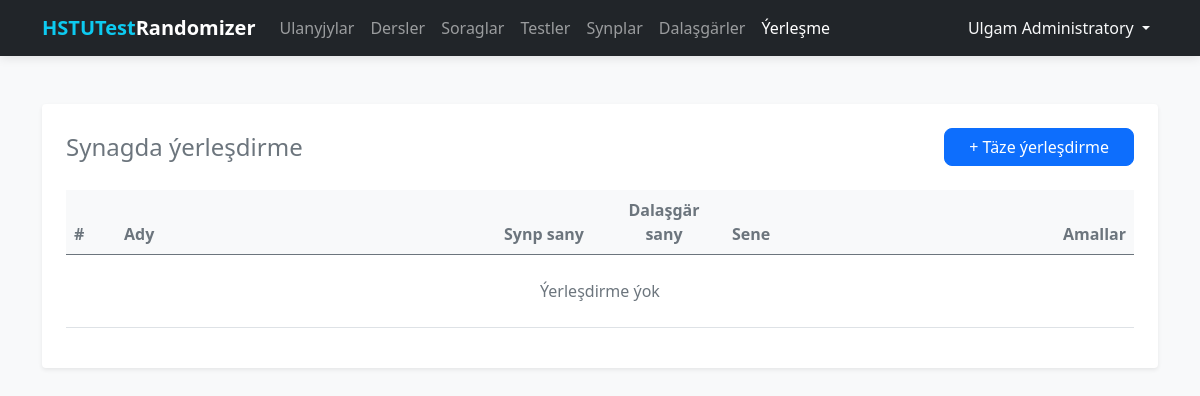
The app's page /exam/ (signed in), older data.
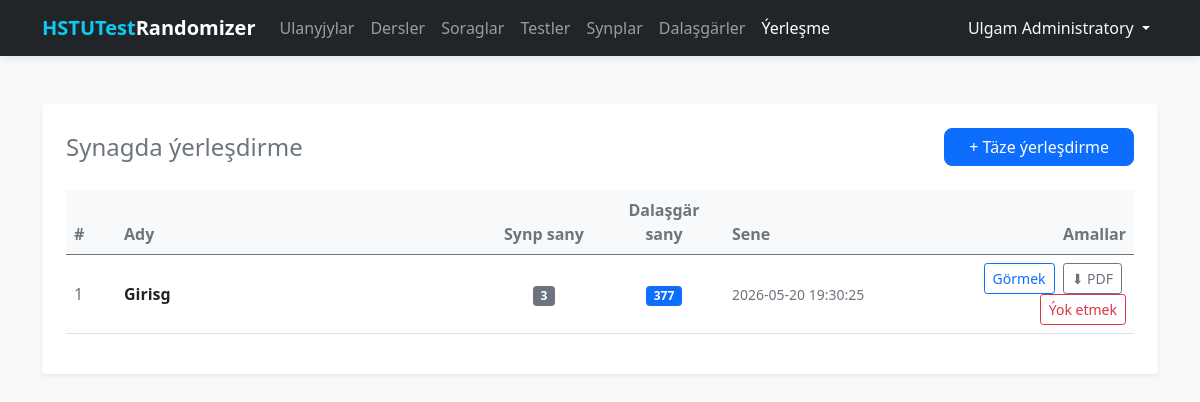
The same page, newer data.
### tables this page shows
CREATE TABLE exam_sessions (
    id INTEGER PRIMARY KEY AUTOINCREMENT,
    name TEXT NOT NULL,
    created_at TEXT NOT NULL DEFAULT (datetime('now', 'localtime'))
);

### routes/exam.py (the view)
@exam_bp.route('/')
@login_required
def index():
    db = get_db_connection()
    sessions = db.execute(
        '''
        SELECT es.id, es.name, es.created_at,
               COUNT(DISTINCT ep.classroom_id) AS classroom_count,
               COUNT(ep.id) AS student_count
        FROM exam_sessions es
        LEFT JOIN exam_placements ep ON ep.session_id = es.id
        GROUP BY es.id
        ORDER BY es.id DESC
        '''
    ).fetchall()
    db.close()
    return render_template('exam/list.html', sessions=sessions)

### database.py (called while the page is built)
def get_db_connection():
    conn = sqlite3.connect(DATABASE)
    conn.row_factory = sqlite3.Row  # Позволяет обращаться к полям по именам
    return conn

### templates/exam/list.html
{% extends 'base.html' %}
{% block content %}
<div class="main-card shadow-sm p-4 bg-white rounded">
    <div class="d-flex justify-content-between align-items-center mb-4">
        <h2 class="h4 mb-0 text-secondary">Synagda ýerleşdirme</h2>
        <a href="{{ url_for('exam.create') }}" class="btn btn-primary px-4">+ Täze ýerleşdirme</a>
    </div>
    <div class="table-responsive">
        <table class="table table-hover align-middle">
            <thead class="table-light text-secondary">
                <tr>
                    <th style="width: 50px;">#</th>
                    <th>Ady</th>
                    <th style="width: 120px;" class="text-center">Synp sany</th>
                    <th style="width: 120px;" class="text-center">Dalaşgär sany</th>
                    <th style="width: 170px;">Sene</th>
                    <th class="text-end" style="width: 240px;">Amallar</th>
                </tr>
            </thead>
            <tbody>
                {% for s in sessions %}
                <tr>
                    <td class="text-muted">{{ s.id }}</td>
                    <td><strong>{{ s.name }}</strong></td>
                    <td class="text-center"><span class="badge bg-secondary">{{ s.classroom_count }}</span></td>
                    <td class="text-center"><span class="badge bg-primary">{{ s.student_count }}</span></td>
                    <td class="text-muted small">{{ s.created_at }}</td>
                    <td class="text-end">
                        <a href="{{ url_for('exam.detail', id=s.id) }}"
                           class="btn btn-sm btn-outline-primary me-1">Görmek</a>
                        <a href="{{ url_for('exam.export_pdf', id=s.id) }}"
                           class="btn btn-sm btn-outline-secondary me-1">⬇ PDF</a>
                        <form action="{{ url_for('exam.delete', id=s.id) }}" method="POST"
                              class="d-inline"
                              onsubmit="return confirm('Ýerleşdirmäni ýok etmek «{{ s.name }}»?')">
                            <button type="submit" class="btn btn-sm btn-outline-danger">Ýok etmek</button>
                        </form>
                    </td>
                </tr>
                {% else %}
                <tr>
                    <td colspan="6" class="text-center py-4 text-muted">Ýerleşdirme ýok</td>
                </tr>
                {% endfor %}
            </tbody>
        </table>
    </div>
</div>
{% endblock %}

Row changes from the older to the newer data that the page shows:
added exam_sessions: id "1", name "Girisg", classroom_count "3", student_count "377", created_at "2026-05-20 19:30:25"
Text that changed along with them:
text no longer shown: "Ýerleşdirme ýok"
